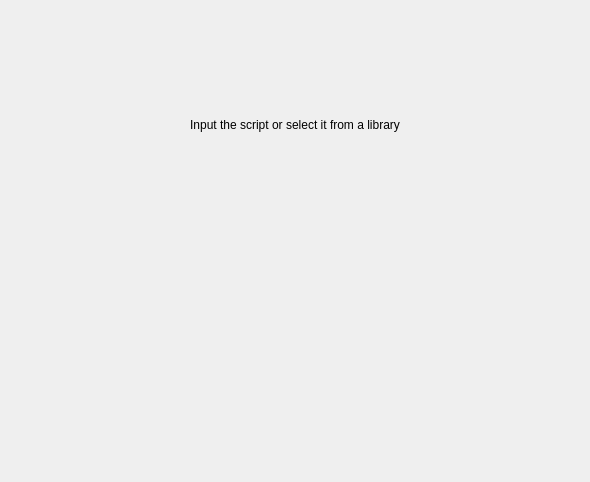
<?xml version="1.0" encoding="UTF-8"?>
<ui version="4.0">
 <class>CreateScriptSettingsPage</class>
 <widget class="QWidget" name="CreateScriptSettingsPage">
  <property name="geometry">
   <rect>
    <x>0</x>
    <y>0</y>
    <width>590</width>
    <height>482</height>
   </rect>
  </property>
  <property name="windowTitle">
   <string>CreateScriptSettingsPage</string>
  </property>
  <layout class="QVBoxLayout" name="verticalLayout">
   <item>
    <widget class="QLabel" name="label">
     <property name="text">
      <string>Input the script or select it from a library</string>
     </property>
     <property name="alignment">
      <set>Qt::AlignCenter</set>
     </property>
    </widget>
   </item>
   <item>
    <widget class="FuncSelector" name="funcSelectorWidget" native="true"/>
   </item>
  </layout>
 </widget>
 <customwidgets>
  <customwidget>
   <class>FuncSelector</class>
   <extends>QWidget</extends>
   <header>..funcSelector</header>
   <container>1</container>
  </customwidget>
 </customwidgets>
 <resources/>
 <connections/>
</ui>
